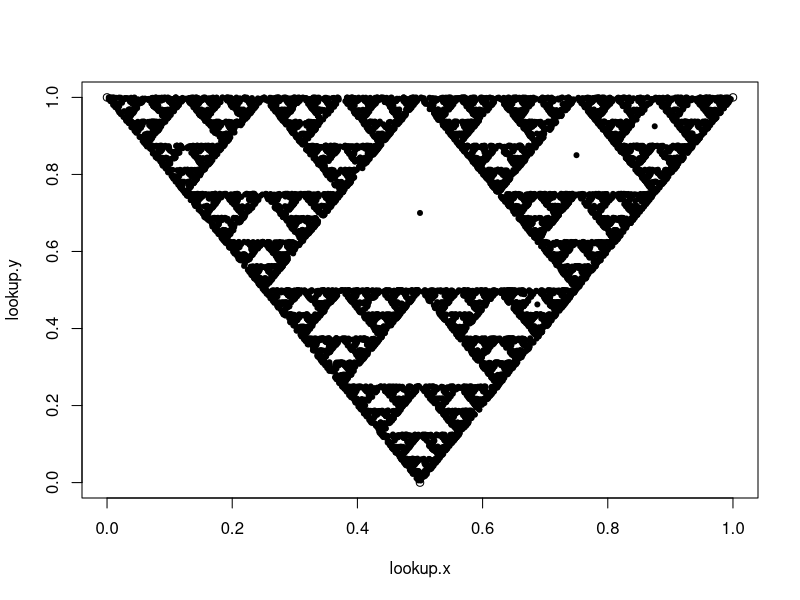

Write R code to recreate this figure.
nmonte = 10000

lookup.x = c(0,0.5,1)
lookup.y = c(1,0,1)
plot(lookup.x,lookup.y)
curr_x = 0.5
curr_y = 0.7
for (i in 1:nmonte ){
  points(curr_x,curr_y,pch=20)
  random = ceiling(3*runif(1))
  next_x = lookup.x[random]
  next_y = lookup.y[random]
  prev_x = curr_x
  prev_y = curr_y
  curr_x = (prev_x + next_x)/2
  curr_y = (prev_y + next_y)/2

}
